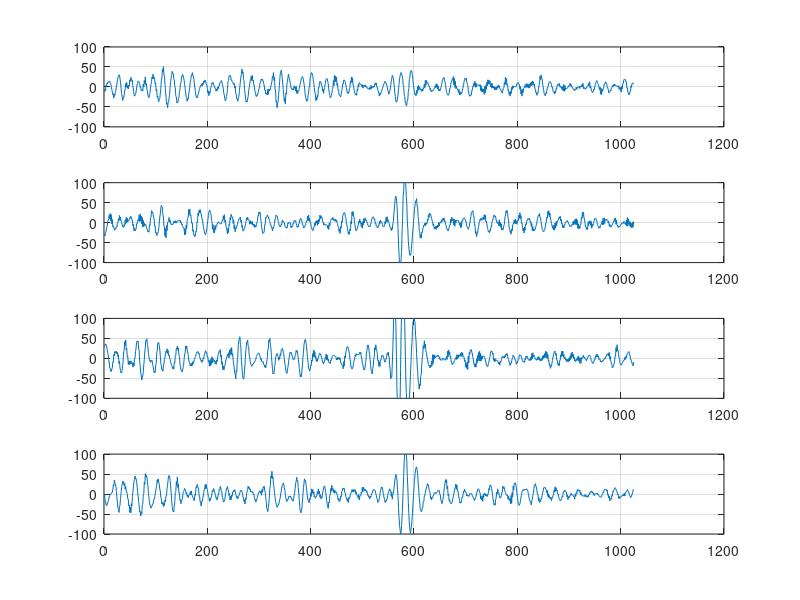
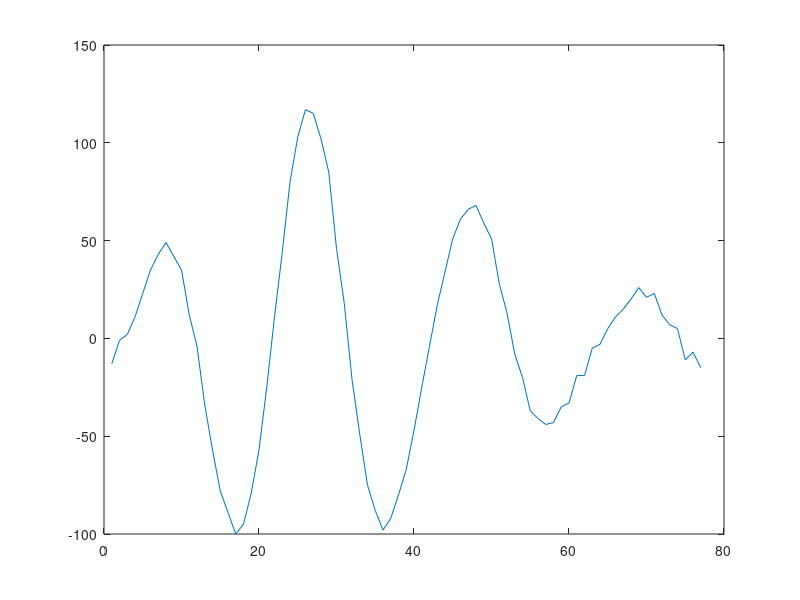
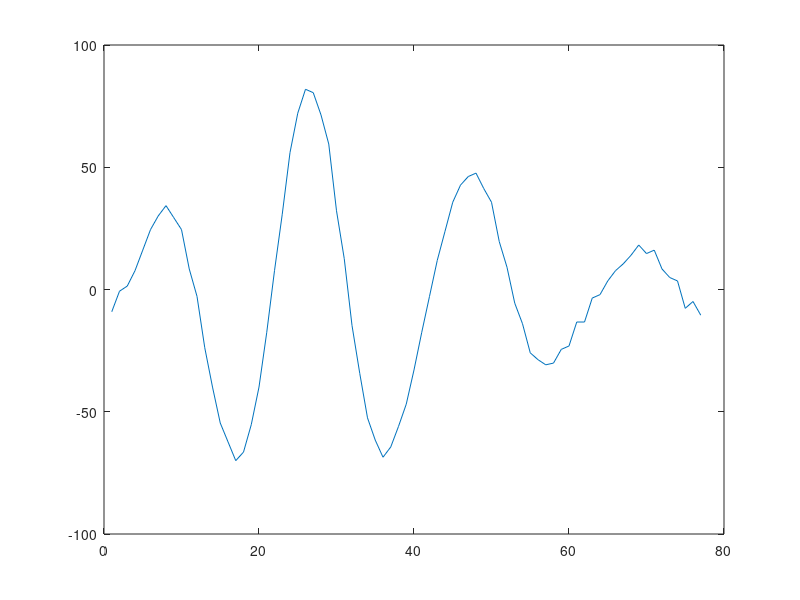
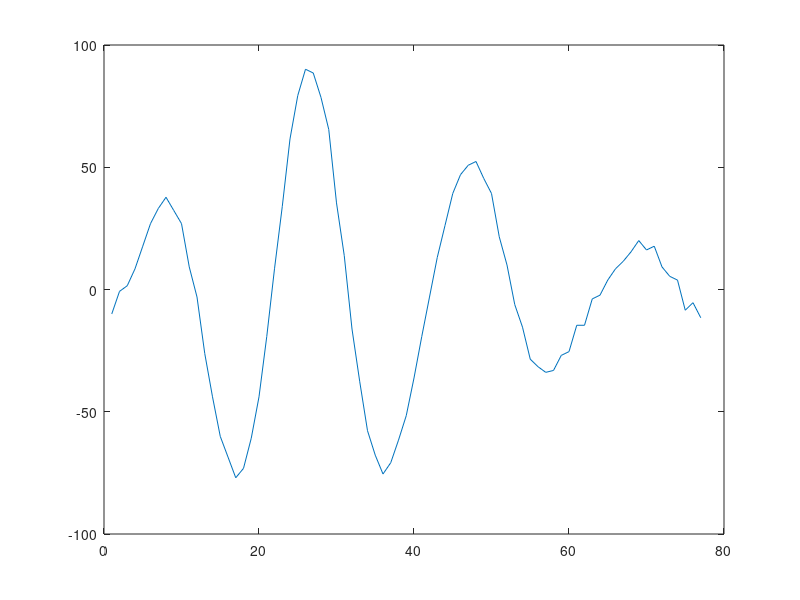

The MATLAB source for these figures, in order:
clear;
clc;
load N2_grain_sep_5_2006.txt;
data=N2_grain_sep_5_2006(:,1:2048);

data1=data(3,1024:2048);
data2=data(4,1024:2048);
data3=data(5,1024:2048);
data4=data(6,1024:2048);
figure;
 subplot(4,1,1);
plot(data1(1,:));
 ylim([-100 100]);
    grid on;
    subplot(4,1,2);
plot(data2(1,:));
 ylim([-100 100]);
    grid on;
    subplot(4,1,3);
plot(data3(1,:));
 ylim([-100 100]);
    grid on;
    subplot(4,1,4);
plot(data4(1,:));
 ylim([-100 100]);
    grid on;
    sample4=data4(1,558:634);
   figure;
   plot(sample4);
   x=0.7;
   j=0;
   for i=1:20
   sample(i,:)=sample4.*x;
   figure
   plot(sample(i,:));
   x=x+0.07;
   end
 
save('C:\Users\kushal\Documents\MATLAB\sungjoon Yoon_Oct27_2006\N2_grain_sep_5_2006\cutsample4.mat','sample')

   